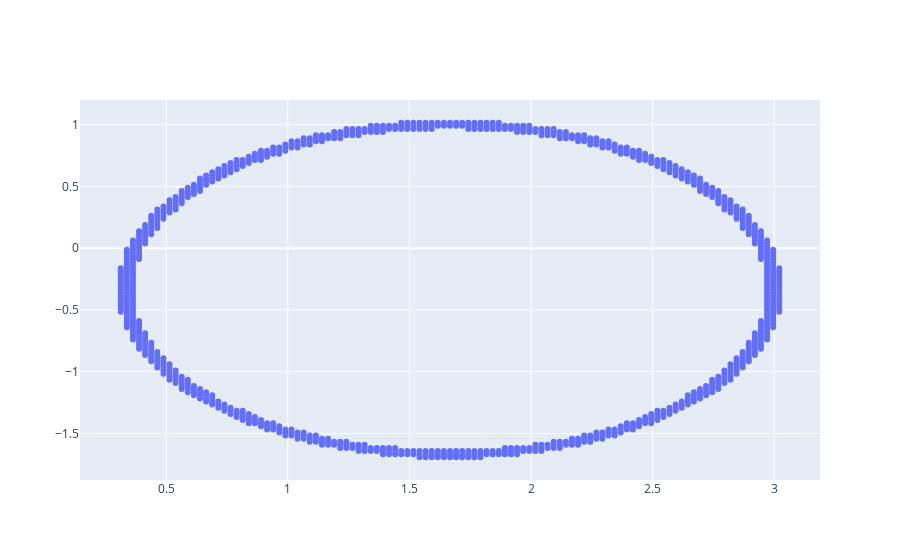

The code cell stored with this chart in its notebook:
### Markdown cell above
$|3z-5+i| = 4$

### Code cell
real_parts = np.linspace(-5, 5, 400)
imaginary_parts = np.linspace(-5, 5, 400)
grid = np.array([complex(real, imag) for real in real_parts for imag in imaginary_parts])

abs_values = np.abs(3 * grid - 5 + 1j)

indices = np.where(np.isclose(abs_values, 4, atol=0.1))

real_solutions = np.real(grid[indices])
imag_solutions = np.imag(grid[indices])

fig = go.Figure()

fig.add_trace(go.Scatter(
    x=real_solutions,
    y=imag_solutions,
    mode='markers',
))

fig.show()

### Figure 1 — Plotly figure (JSON) as saved in the notebook; plotly's stock layout.template omitted (floating-point values rounded to 4 significant figures; data arrays with more than 128 entries replaced by an {"elided": "..."} marker saying what was removed)
{"data": [{"mode": "markers", "type": "scatter", "x": {"elided": "889 float values"}, "y": {"elided": "889 float values"}}], "layout": {}}
